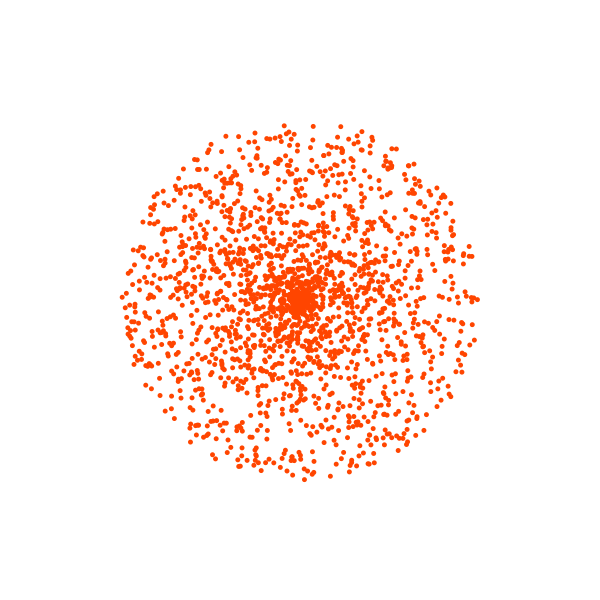
Frame 1 (no input)
Frame 60 (the mouse pressed at the canvas centre just before this capture): identical to frame 1, image omitted
Frame 120 (the mouse held since frame 60 and released just before this capture): identical to frame 1, image omitted

The Processing sketch that drew this single still picture (run headless with seeded random() and noise(); from frame 60 on, the mouse is pressed at the canvas centre):

// Processing sketch: RandomOnCircle
// ── RandomOnCircle.pde
void setup() {
  size(600, 600);
}


void draw() {
  background(255);

  noStroke();
  fill(255, 69, 0);
  ellipseMode(CENTER);

  translate(width/2, height/2);
  
  randomSeed(312);  // Immer die gleiche Zufallsfolge
  
  float numberOfDots = 2000;
  float radius = 180;

  for (int j = 0; j < numberOfDots; j++) {

    float randomangle = random(0, TWO_PI);   // Zufaelliger Winkel von 0 - 360 Grad
    
    float randomradius = radius * random(0, 1);   // Zufaelliger Radius (Verteilung konzentrierter zur Mitte hin)

    float x = -sin(randomangle) * randomradius; 
    float y = cos(randomangle) * randomradius; 

    ellipse(x, y, 5, 5);
  }
}
